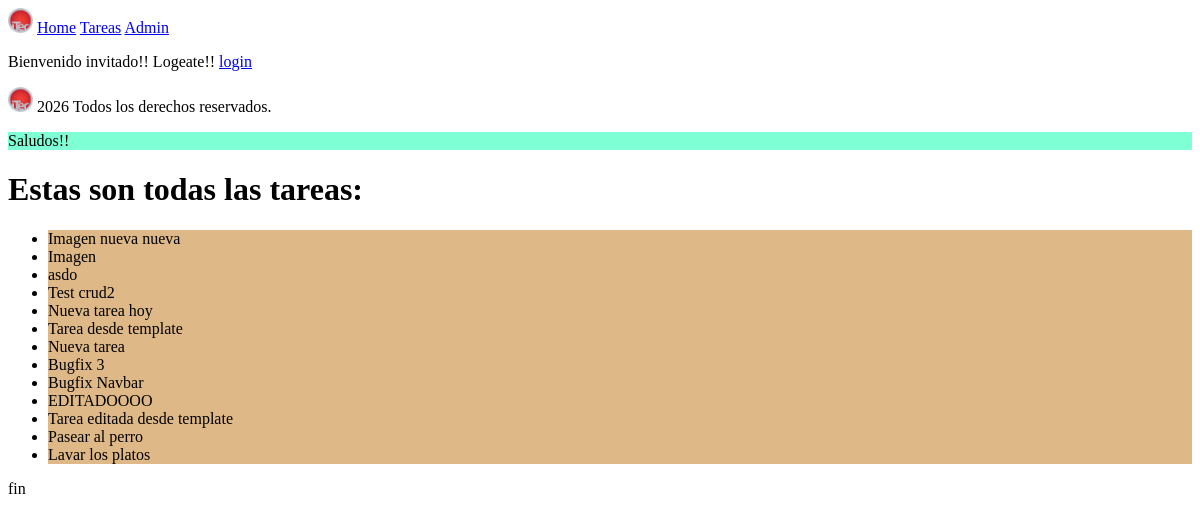
The page /es/ on the database as committed earlier.
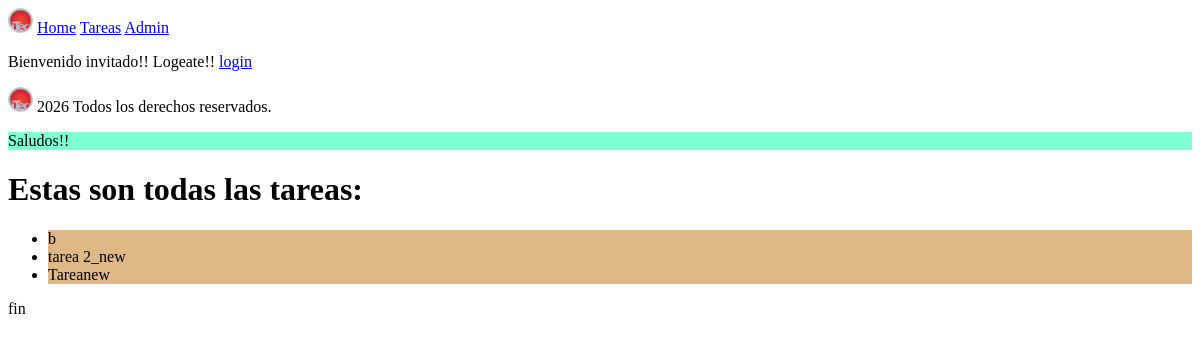
The same page on the database as committed later.
### todolist/models.py (models this page shows, shortened)
class Tarea(models.Model):
    nombre = models.CharField(_("Nombre de la Tarea"),max_length=100)
    completada = models.BooleanField(
        _("Tarea completada"),
        default=False,
        help_text=_("¿La tarea está completada?"),
    )
    fecha_completado = models.DateField(_("Fecha de completado"))
    fecha_creacion = models.DateTimeField(auto_now=True)
    responsable = models.ForeignKey(
        settings.AUTH_USER_MODEL,
        on_delete=models.CASCADE,
        related_name="responsable",
        default=None,
        blank=True,
        null=True,
        verbose_name=_("Persona responsable de la tarea")
    )
    etiqueta = models.ManyToManyField(
        Etiqueta,
        default=None,
        blank=True,
        related_name="etiquetas",
    )
    activo = models.BooleanField(default=True, help_text="Verdadero si NO está archivado")
    imagen = models.ImageField(upload_to="card_image/", null=True, blank=True)
    class Meta:
        verbose_name = _("Tarea de proyecto")
        verbose_name_plural = _("Tareas de los proyectos")
        ordering = ["-id"]

### saludo/views.py (the view)
# urls.py: path("", include("saludo.urls")),
def saludo(request):
    tareas = Tarea.objects.filter()
    return render(request,'saludo/index.html', {"tareas":tareas} )

### PrimerProyecto/context_processors.py (called while the page is built)
def year_context(request):
    year = datetime.now().year
    return {"year":year}

def bienvenido_context(request):
    if request.user.is_authenticated:
        mensaje = _(f"Bienvenido {request.user.username}")
    else:
        mensaje = _("Bienvenido invitado!! Logeate!!")
    return {"mensaje_bienvenida":mensaje}

def etiquetas_context(request):
    etiquetas = cache.get("todolist_etiquetas")
    if etiquetas is None:
        etiquetas = list(Etiqueta.objects.all())
        cache.set('todolist_etiquetas', etiquetas, 3600) #1 hs segundos
    return {"etiquetas_populares":etiquetas}

### saludo/templates/saludo/index.html
{% extends 'saludo/base.html'%}
{%block body%}
    <div>
        <p class="fondo">Saludos!! {{ user.username }}</p>
        <h1>Estas son todas las tareas:</h1>
        <ul>
        {% for tarea in tareas %}
            <li>{{ tarea.nombre }}</li>
        {% endfor %}
        </ul>
        <p>fin</p>
    </div>
{%endblock%}

### saludo/templates/saludo/base.html (shortened to what this page needs)
{% load static %}
{% load i18n %}
<!DOCTYPE html>
<html lang="en">
<head>
    <link rel="stylesheet" href="{% static 'saludo/styles.css'%}">
</head>
<body>
    <nav>
        <img src="{%static 'saludo/itec.jpeg'%}" alt="logo" width="25px">
        <a href="{% url 'saludo' %}">Home</a>
        <a href="{% url 'tareas' %}">Tareas</a>
        <a href="{% url 'admin:index' %}">Admin</a>
        {%if user.is_authenticated%}
        <form action="{% url 'logout' %}" method="post">
            {%csrf_token%}
            <p>{{mensaje_bienvenida}}</p>
            <button type="submit">Cerrar sesión</button>
        </form>
        {%else%}
        <p>{{mensaje_bienvenida}} <a href="{% url 'login' %}">login</a></p>
        {%endif%}
        <img src="{%static 'saludo/itec.jpeg'%}" alt="logo" width="25px">
        {{year}} {% translate "Todos los derechos reservados." %}
    </nav>
    {%block body%}{%endblock%}
</body>
</html>

### saludo/static/saludo/styles.css (style rules this page uses)
.fondo { background-color: aquamarine; }
li { background-color: burlywood; }

Rows that differ between the two databases and show on the page:
removed Tarea: nombre "Imagen nueva nueva"
removed Tarea: nombre "Imagen"
removed Tarea: nombre "asdo"
removed Tarea: nombre "Test crud2"
removed Tarea: nombre "Nueva tarea hoy"
removed Tarea: nombre "Tarea desde template"
removed Tarea: nombre "Nueva tarea"
removed Tarea: nombre "Bugfix 3"
removed Tarea: nombre "Bugfix Navbar"
removed Tarea: nombre "EDITADOOOO"
removed Tarea: nombre "Tarea editada desde template"
removed Tarea: nombre "Pasear al perro"
removed Tarea: nombre "Lavar los platos"
added Tarea: nombre "b"
added Tarea: nombre "tarea 2_new"
added Tarea: nombre "Tareanew"
